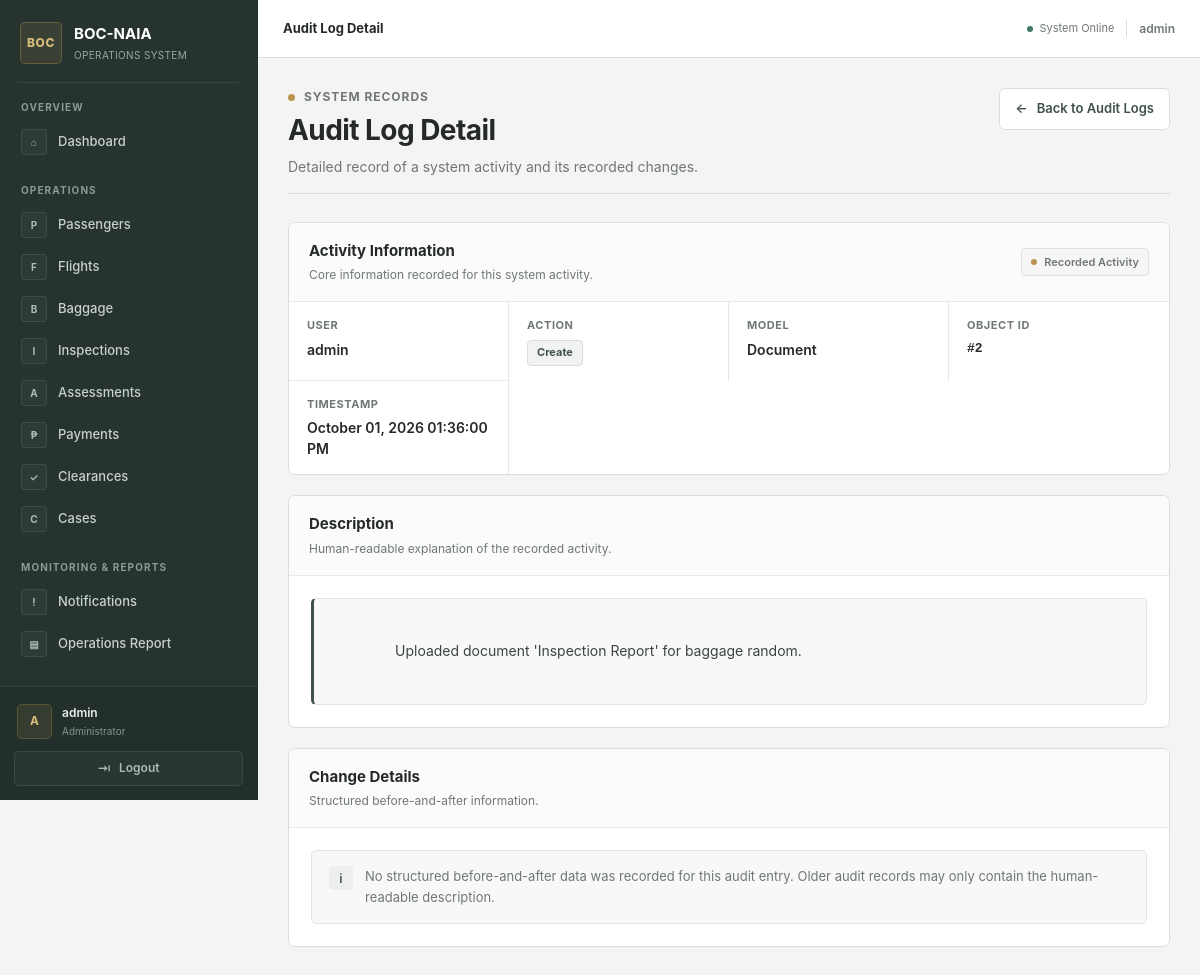
The page /passengers/audit-logs/14/ (signed in) on the database its author committed.
### passengers/models.py (models this page shows, shortened)
class AuditLog(models.Model):
    ACTION_CHOICES = [
        ("create", "Create"),
        ("update", "Update"),
        ("delete", "Delete"),
        ("status_change", "Status Change"),
        ("payment", "Payment"),
        ("clearance", "Clearance"),
        ("case_resolution", "Case Resolution"),
    ]
    user = models.ForeignKey(
        User,
        on_delete=models.PROTECT,
        related_name="audit_logs",
    )
    action = models.CharField(
        max_length=30,
        choices=ACTION_CHOICES,
    )
    model_name = models.CharField(max_length=100)
    object_id = models.PositiveIntegerField()
    description = models.TextField()
    created_at = models.DateTimeField(auto_now_add=True)
    previous_data = models.JSONField(
    null=True,
    blank=True,
    )
    new_data = models.JSONField(
        null=True,
        blank=True,
    )

### passengers/views.py (the view, shortened to what this page needs)
@login_required
@permission_required(
    "passengers.view_auditlog",
    raise_exception=True,
)
def audit_log_detail(request, log_id):
    audit_log = get_object_or_404(
        AuditLog.objects.select_related("user"),
        id=log_id,
    )
    previous_data = audit_log.previous_data or {}
    new_data = audit_log.new_data or {}
    field_names = list(dict.fromkeys([
        *previous_data.keys(),
        *new_data.keys(),
    ]))
    changes = []
    return render(
        request,
        "passengers/audit_log_detail.html",
        {
            "audit_log": audit_log,
            "changes": changes,
            "has_change_data": bool(previous_data or new_data),
        },
    )

### passengers/templates/passengers/audit_log_detail.html (shortened to what this page needs)
{% extends "base.html" %}
{% block page_heading %}Audit Log Detail{% endblock %}
{% block content %}
<div class="audit-page">
    <div class="page-header">
        <div class="page-header-copy">
            <div class="eyebrow">
                <span class="eyebrow-mark"></span>
                System Records
            </div>
            <h1 class="page-title">Audit Log Detail</h1>
            <p class="page-subtitle">
                Detailed record of a system activity and its recorded changes.
            </p>
        </div>
        <a href="{% url 'audit_log_list' %}" class="back-button">
            <span>←</span>
            <span>Back to Audit Logs</span>
        </a>
    </div>
    <section class="audit-panel">
        <div class="panel-header">
            <div>
                <h2 class="panel-heading">Activity Information</h2>
                <p class="panel-description">
                    Core information recorded for this system activity.
                </p>
            </div>
            <span class="change-summary">
                <span class="change-summary-dot"></span>
                Recorded Activity
            </span>
        </div>
        <div class="activity-grid">
            <div class="activity-item">
                <div class="activity-label">User</div>
                <div class="activity-value">
                    {{ audit_log.user.username }}
                </div>
            </div>
            <div class="activity-item">
                <div class="activity-label">Action</div>
                <div class="activity-value">
                    <span class="action-badge">
                        {{ audit_log.get_action_display }}
                    </span>
                </div>
            </div>
            <div class="activity-item">
                <div class="activity-label">Model</div>
                <div class="activity-value">
                    {{ audit_log.model_name }}
                </div>
            </div>
            <div class="activity-item">
                <div class="activity-label">Object ID</div>
                <div class="activity-value object-reference">
                    #{{ audit_log.object_id }}
                </div>
            </div>
            <div class="activity-item">
                <div class="activity-label">Timestamp</div>
                <div class="activity-value">
                    {{ audit_log.created_at|date:"F d, Y h:i:s A" }}
                </div>
            </div>
        </div>
    </section>
    <section class="audit-panel">
        <div class="panel-header">
            <div>
                <h2 class="panel-heading">Description</h2>
                <p class="panel-description">
                    Human-readable explanation of the recorded activity.
                </p>
            </div>
        </div>
        <div class="panel-body">
            <div class="description-box">
                {{ audit_log.description }}
            </div>
        </div>
    </section>
    {% if has_change_data %}
    <section class="audit-panel">
        <div class="panel-header">
            <div>
                <h2 class="panel-heading">Change Details</h2>
                <p class="panel-description">
                    Field-level values recorded before and after the activity.
                </p>
            </div>
            <span class="change-summary">
                <span class="change-summary-dot"></span>
                Before / After
            </span>
        </div>
        <div class="table-wrapper">
            <table class="change-table">
                <thead>
                    <tr>
                        <th>Field</th>
                        <th>Previous Value</th>
                        <th>New Value</th>
                        <th>Status</th>
                    </tr>
                </thead>
                <tbody>
                    {% for change in changes %}
                    <tr>
                        <td>
                            <div class="field-name">
                                {{ change.field|capfirst|cut:"_" }}
                            </div>
                        </td>
                        <td class="value-cell">
                            {% if change.previous is None %}
                                <span class="empty-value">None</span>
                            {% else %}
                                <code class="value-code">{{ change.previous }}</code>
                            {% endif %}
                        </td>
                        <td class="value-cell">
                            {% if change.new is None %}
                                <span class="empty-value">None</span>
                            {% else %}
                                <code class="value-code">{{ change.new }}</code>
                            {% endif %}
                        </td>
                        <td>
                            {% if change.changed %}
                                <span class="status-changed">
                                    Changed
                                </span>
                            {% else %}
                                <span class="status-unchanged">
                                    Unchanged
                                </span>
                            {% endif %}
                        </td>
                    </tr>
                    {% endfor %}
                </tbody>
            </table>
        </div>
    </section>
    {% else %}
    <section class="audit-panel">
        <div class="panel-header">
            <div>
                <h2 class="panel-heading">Change Details</h2>
                <p class="panel-description">
                    Structured before-and-after information.
                </p>
            </div>
        </div>
        <div class="panel-body">
            <div class="legacy-note">
                <div class="legacy-note-mark">i</div>
                <div>
                    No structured before-and-after data was recorded for this
                    audit entry. Older audit records may only contain the
                    human-readable description.
                </div>
            </div>
        </div>
    </section>
    {% endif %}
</div>
{% endblock %}

### templates/base.html (shortened to what this page needs)
{% load static %}
<!DOCTYPE html>
<html lang="en">
<head>
    <link rel="stylesheet" href="{% static 'css/app.css' %}?v=20261002">
</head>
<body>
<div class="app-shell">
    <aside class="sidebar" id="sidebar">
        <div class="sidebar-brand">
            <div class="brand-mark">
                BOC
            </div>
            <div class="brand-text">
                <strong>BOC-NAIA</strong>
                <span>Operations System</span>
            </div>
        </div>
        <div class="sidebar-divider"></div>
        <nav class="sidebar-navigation">
            <div class="nav-section">
                <span class="nav-section-title">
                    Overview
                </span>
                <a
                    href="{% url 'dashboard' %}"
                    class="nav-link {% block nav_dashboard %}{% endblock %}"
                >
                    <span class="nav-icon">⌂</span>
                    <span class="nav-label">Dashboard</span>
                </a>
            </div>
            <div class="nav-section">
                <span class="nav-section-title">
                    Operations
                </span>
                {% if perms.passengers.view_passenger %}
                <a
                    href="{% url 'passenger_list' %}"
                    class="nav-link {% block nav_passengers %}{% endblock %}"
                >
                    <span class="nav-icon">P</span>
                    <span class="nav-label">Passengers</span>
                </a>
                {% endif %}
                {% if perms.passengers.view_flight %}
                <a
                    href="{% url 'flight_list' %}"
                    class="nav-link {% block nav_flights %}{% endblock %}"
                >
                    <span class="nav-icon">F</span>
                    <span class="nav-label">Flights</span>
                </a>
                {% endif %}
                {% if perms.passengers.view_baggage %}
                <a
                    href="{% url 'baggage_list' %}"
                    class="nav-link {% block nav_baggage %}{% endblock %}"
                >
                    <span class="nav-icon">B</span>
                    <span class="nav-label">Baggage</span>
                </a>
                {% endif %}
                {% if perms.passengers.view_inspection %}
                <a
                    href="{% url 'inspection_list' %}"
                    class="nav-link {% block nav_inspections %}{% endblock %}"
                >
                    <span class="nav-icon">I</span>
                    <span class="nav-label">Inspections</span>
                </a>
                {% endif %}
                {% if perms.passengers.view_assessment %}
                <a
                    href="{% url 'assessment_list' %}"
                    class="nav-link {% block nav_assessments %}{% endblock %}"
                >
                    <span class="nav-icon">A</span>
                    <span class="nav-label">Assessments</span>
                </a>
                {% endif %}
                {% if perms.passengers.view_payment %}
                <a
                    href="{% url 'payment_list' %}"
                    class="nav-link {% block nav_payments %}{% endblock %}"
                >
                    <span class="nav-icon">₱</span>
                    <span class="nav-label">Payments</span>
                </a>
                {% endif %}
                {% if perms.passengers.view_clearance %}
                <a
                    href="{% url 'clearance_list' %}"
                    class="nav-link {% block nav_clearances %}{% endblock %}"
                >
                    <span class="nav-icon">✓</span>
                    <span class="nav-label">Clearances</span>
                </a>
                {% endif %}
                {% if perms.passengers.view_case %}
                <a
                    href="{% url 'case_list' %}"
                    class="nav-link {% block nav_cases %}{% endblock %}"
                >
                    <span class="nav-icon">C</span>
                    <span class="nav-label">Cases</span>
                </a>
                {% endif %}
            </div>
            <div class="nav-section">
                <span class="nav-section-title">Monitoring & Reports</span>
                <a
                    href="{% url 'notifications' %}"
                    class="nav-link {% block nav_notifications %}{% endblock %}"
                >
                    <span class="nav-icon">!</span>
                    <span>Notifications</span>
                </a>
                <a
                    href="{% url 'operations_report' %}"
                    class="nav-link {% block nav_operations_report %}{% endblock %}"
                >
                    <span class="nav-icon">▤</span>
                    <span>Operations Report</span>
                </a>
            </div>
        </nav>
        <div class="sidebar-footer">
            <div class="user-profile">
                <div class="user-avatar">
                    {{ request.user.username|first|upper }}
                </div>
                <div class="user-information">
                    <strong>
                        {% if request.user.get_full_name %}
                            {{ request.user.get_full_name }}
                        {% else %}
                            {{ request.user.username }}
                        {% endif %}
                    </strong>
                    <span>
                        {% if request.user.is_superuser %}
                            Administrator
                        {% endif %}
                    </span>
                </div>
            </div>
            <form
                method="post"
                action="{% url 'logout' %}"
                class="logout-form"
            >
                <button
                    type="submit"
                    class="logout-button"
                >
                    <span class="logout-icon">⇥</span>
                    <span>Logout</span>
                </button>
            </form>
        </div>
    </aside>
    <div class="main-wrapper">
        <header class="topbar">
            <div class="topbar-title">
                {% block page_heading %}{% endblock %}
            </div>
            <div class="topbar-right">
                <div class="topbar-status">
                    <span class="status-dot"></span>
                    <span>System Online</span>
                </div>
                <span class="topbar-user">
                    {{ request.user.username }}
                </span>
            </div>
        </header>
        <main class="main-content">
            {% block content %}{% endblock %}
        </main>
    </div>
</div>
</body>
</html>

### rows shown on the page
AuditLog: user.username "admin", action "Create", model_name "Document", object_id "2", created_at "October 01, 2026 01:36:00 PM", description "Uploaded document 'Inspection Report' for baggage random."

### other values the page prints
{{ request.user.username|first|upper }} "A"
{{ request.user.username }} "admin"
